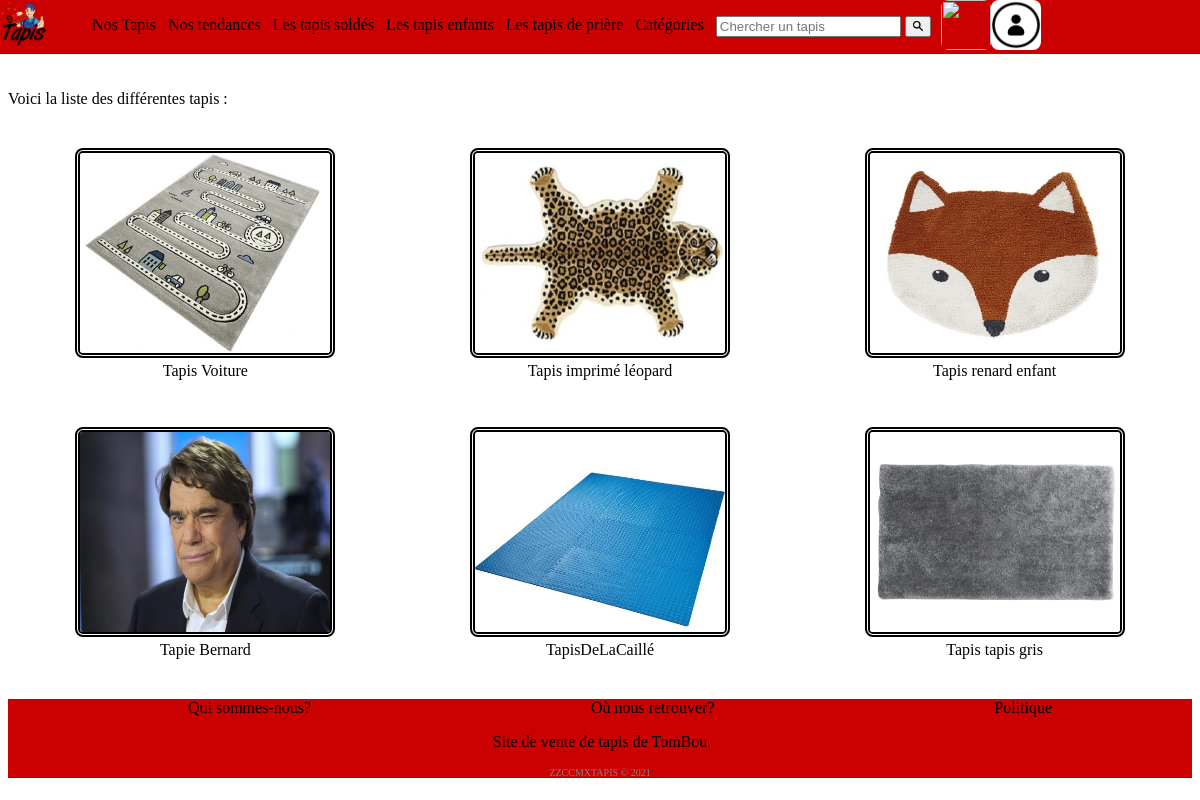
Screenshot of /index.php?action=readAllFromCategorie&categorie=Produit&controller=tapis with the database file from the repository.
### tables this page shows
CREATE TABLE `p_tapis` (
  `id_tapis` int(32) NOT NULL,
  `nom_tapis` varchar(64) NOT NULL,
  `largeur` float NOT NULL,
  `longueur` float NOT NULL,
  `prix` float NOT NULL,
  `coefficient_solde` float NOT NULL DEFAULT '1',
  `marque` varchar(32) NOT NULL,
  `stock` int(11) NOT NULL
);

### index.php (called while the page is built, shortened)
<?php
require_once 'controller/routeur.php';
?>

### config/Conf.php (called while the page is built, shortened)
<?php
class Conf
{
    static private $databases = array('hostname'=>'','database'=>'','login'=>'','password'=>'');
    static public function getLogin(){
        return self::$databases['login'];
    }
    static public function getHostname(){
        return self::$databases['hostname'];
    }
    static public function getDataBase(){
        return self::$databases['database'];
    }
    static public function getPassword(){
        return self::$databases['password'];
    }
}

### model/Model.php (called while the page is built, shortened)
<?php
    class Model {
        private static $pdo = NULL;
        public static function init(){
            $login = Conf::getLogin();
            $password = Conf::getPassword();
            $hostname = Conf::getHostname();
            $database_name = Conf::getDatabase();
            try{
                self::$pdo = new PDO("mysql:host=$hostname;dbname=$database_name", $login, $password,
                         array(PDO::MYSQL_ATTR_INIT_COMMAND => "SET NAMES utf8"));
                self::$pdo->setAttribute(PDO::ATTR_ERRMODE, PDO::ERRMODE_EXCEPTION);
            }
            catch(PDOException $e) {
                  if (Conf::getDebug()) {
                    echo $e->getMessage();
                    }
                    else {
                        echo 'Une erreur est survenue <a href=""> retour a la page d\'accueil </a>';
                    }
                die();
            }
        }
        public static function getPDO(){
            return self::$pdo;
        }
    }
?>

### model/ModelTapis.php (called while the page is built, shortened)
<?php
    require_once 'Model.php';
    class ModelTapis extends Model
    {
        private $id_tapis;
        private $nom_tapis;
        public function getNom_Tapis()
        {
            return $this->nom_tapis;
        }
        public function getId_tapis()
        {
            return $this->id_tapis;
        }
        public static function selectAllTapisFromCategorie($categorie)
        {
            try {
                $sql = "SELECT pt.id_tapis, pt.nom_tapis, pt.largeur, pt.longueur, pt.prix, pt.marque, pt.stock
                        FROM p_categories pc
                        JOIN p_ligne_categorie plc ON plc.id_categorie = pc.id_categorie
                        JOIN p_tapis pt ON pt.id_tapis = plc.id_tapis
                        WHERE nom_categorie =:categorie";
                $req_prep = Model::getPDO()->prepare($sql);
                $values = array(
                    'categorie' => $categorie
                );
                $req_prep->execute($values);
                $req_prep->setFetchMode(PDO::FETCH_CLASS, "ModelTapis");
                $tab = $req_prep->fetchAll();
                return $tab;
            } catch (PDOException $e) {
                return false;
                if (Conf::getDebug()) {
                    echo $e->getMessage();
                } else {
                    echo 'Une erreur est survenue <a href=""> retour a la page d\'accueil </a>';
                }
                die();
            }
        }
    }
?>

### view/tapis/list.php (the view, shortened to what this page needs)
<?php
    echo "<link href='css/list.css' rel='stylesheet' type='text/css' media='all' />";
    echo "<p> Voici la liste des différentes tapis : </p>";
    echo "<section class='products'>";
        foreach ($tab_tapis as $tapis) {
            echo "<div class='product-card'>";
                echo "<div>";
                    $nom_tapis = $tapis->getNom_tapis();
                    $id_tapis_echappee = rawurlencode($tapis->getId_tapis());
                    echo "<a  href='index.php?action=read&id_tapis=$id_tapis_echappee&controller=tapis'><img src='ressources/$id_tapis_echappee.jpg'></a>";
                    echo "</div>";
                    echo "<div>";
                    echo "<a href='index.php?action=read&id_tapis=$id_tapis_echappee&controller=tapis'>$nom_tapis</a><br>";
                    echo "</div>";
                echo "</div>";
        }
        echo "</section>";
?>

### css/general.css (style rules this page uses)
body { margin-top:60px; }
img { width: 250px; height: 200px; }
a img { border-radius: 8px; border: thick double black; }
a { color: black; outline: none; text-decoration: none; }

### css/list.css (style rules this page uses)
.products { align-items: center; text-align: center; display: flex; flex-wrap: wrap; }
.product-card { padding: 2%; flex-grow: 1; flex-basis: 16%; }

### rows the page displays
p_tapis: shows a picture, nom_tapis "Tapis Voiture"
p_tapis: shows a picture, nom_tapis "Tapis imprimé léopard"
p_tapis: shows a picture, nom_tapis "Tapis renard enfant"
p_tapis: shows a picture, nom_tapis "Tapie Bernard"
p_tapis: shows a picture, nom_tapis "TapisDeLaCaillé"
p_tapis: shows a picture, nom_tapis "Tapis tapis gris"
